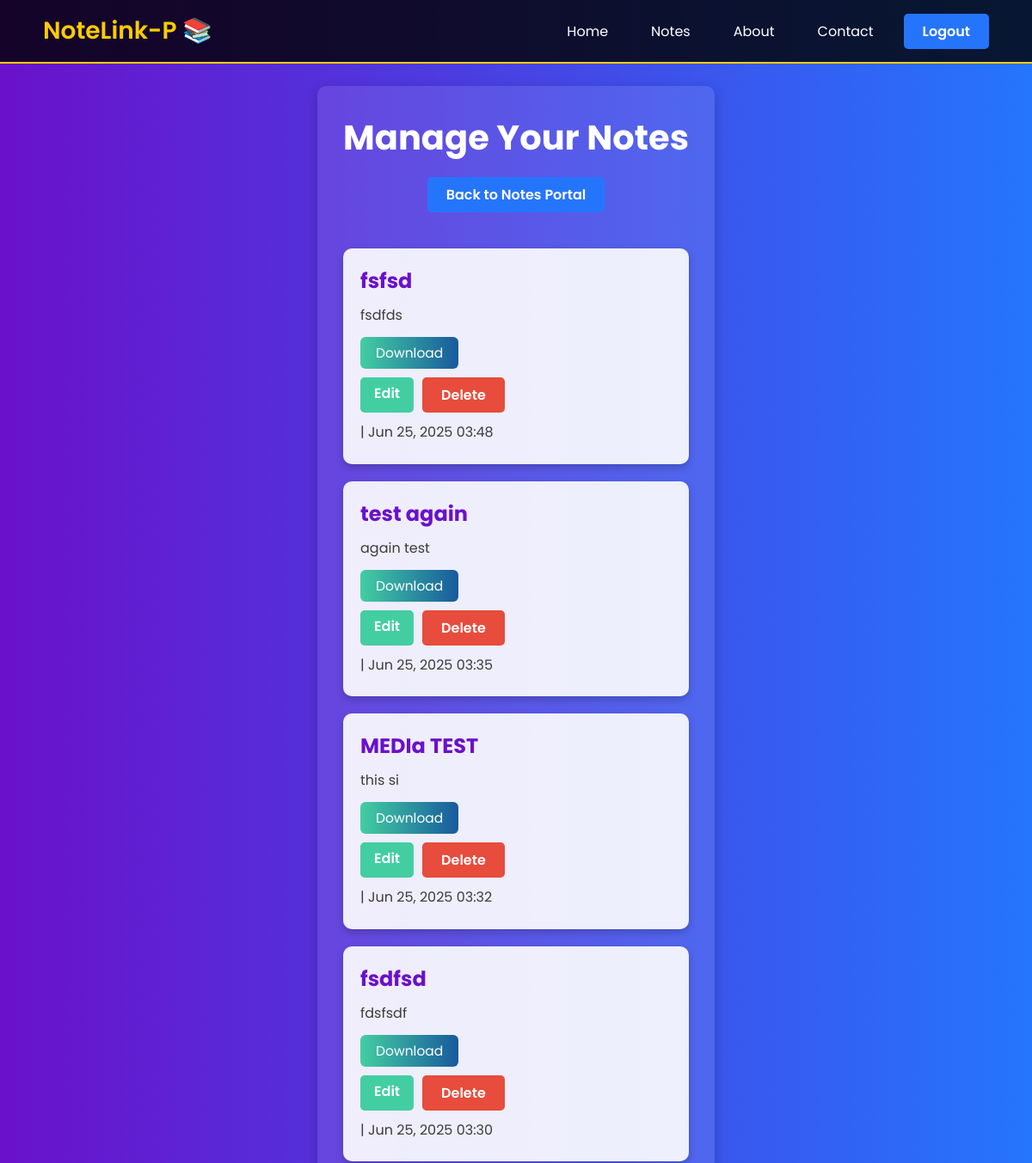
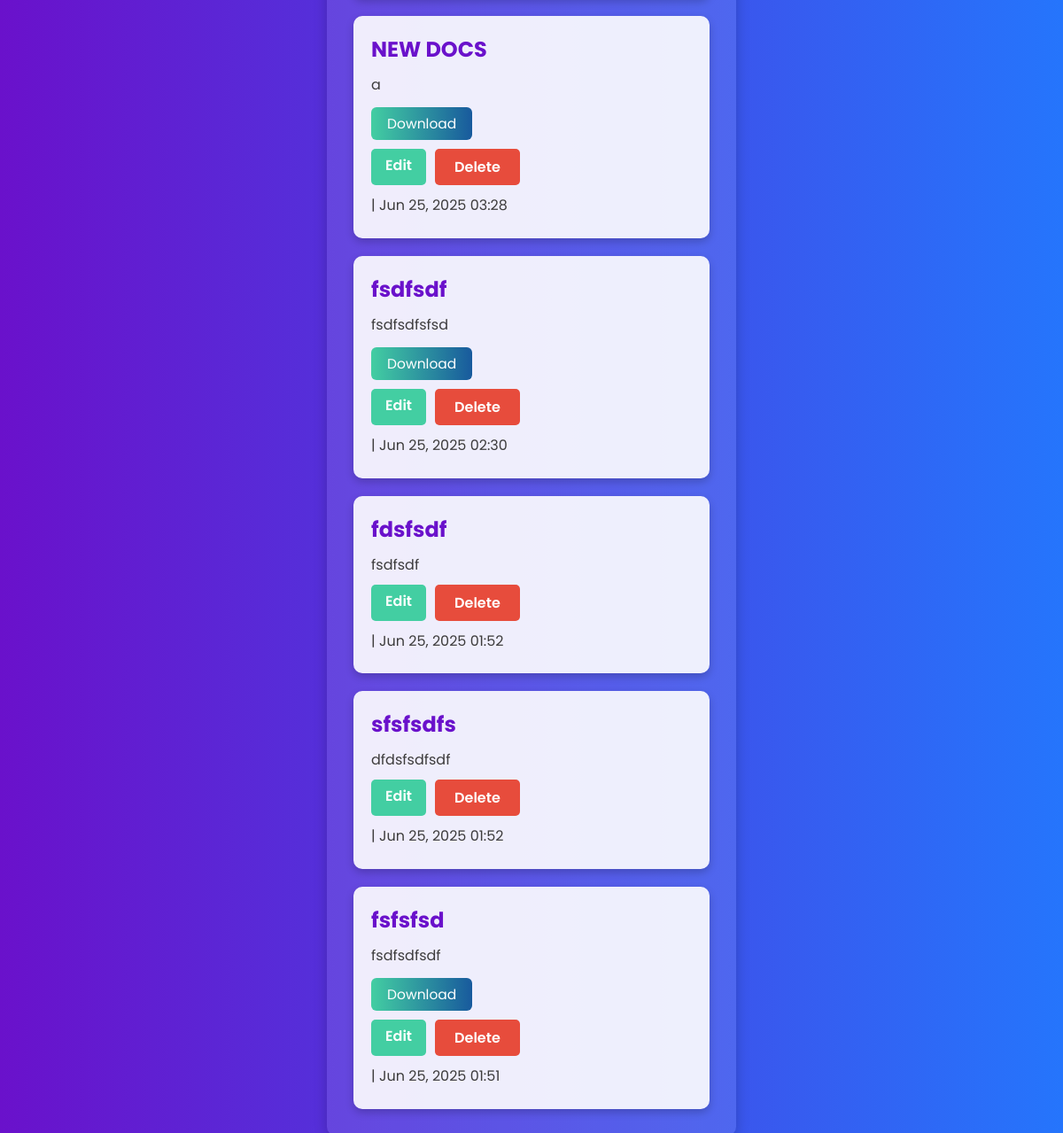
The page /notes/manage/ (signed in) on the database its author committed (2 pictures, top to bottom).
### notes/models.py (models this page shows, shortened)
class Note(models.Model):
    title = models.CharField(max_length=200)
    content = models.TextField()
    file_upload = models.FileField(upload_to='media/notes/notes_file', blank=True, null=True)
    author = models.ForeignKey(CustomUser, on_delete=models.CASCADE)
    created_at = models.DateTimeField(auto_now_add=True)

### notes/views.py (the view)
# urls.py: path('manage/', views.note_list, name='note_list'),
@login_required
def note_list(request):
    notes = Note.objects.filter(author=request.user).order_by('-created_at')
    return render(request, 'notes/note_list.html', {'notes': notes})

### templates/notes/note_list.html (shortened to what this page needs)
{% extends 'base.html' %}
{% load static %}
{% block link %}
<link rel="stylesheet" href="{% static 'Note/notes.css' %}">
{% endblock %}
{% block content %}
<div class="notes-background">
    <div class="container">
        <h1>Manage Your Notes</h1>
        <a href="{% url 'note_home' %}" class="cta" style="margin-bottom: 18px;">Back to Notes Portal</a>
        <div class="notes-grid">
            {% for note in notes %}
            <div class="note-card">
                <h2>{{ note.title }}</h2>
                <p>{{ note.content|truncatewords:20 }}</p>
                {% if note.file_upload %}
                    <a href="{{ note.file_upload.url }}" download class="download-btn">Download</a>
                {% endif %}
                <div style="margin-top: 10px; display: flex; gap: 10px;">
                    <a href="{% url 'note_edit' note.id %}" class="edit-btn">Edit</a>
                    <a href="{% url 'note_delete' note.id %}" class="delete-btn">Delete</a>
                </div>
                <p class="note-meta">
                    | {{ note.created_at|date:"M d, Y H:i" }}
                </p>
            </div>
            {% empty %}
            <p>You have not shared any notes yet.</p>
            {% endfor %}
        </div>
    </div>
</div>
{% endblock %}

### static/Base/base.css (style rules this page uses)
* { margin: 0; padding: 0; box-sizing: border-box; }
body { font-family: 'Poppins', sans-serif; background-color: #f4f4f9; height: 100vh; overflow-x: hidden; }
.cta { background-color: #ffcc00; color: black; border: none; padding: 10px 15px; cursor: pointer; font-weight: 600; border-radius: 5px; transition: background 0.3s ease, transform 0.3s ease; }

### static/Note/notes.css (style rules this page uses)
* { margin: 0; padding: 0; box-sizing: border-box; font-family: 'Poppins', sans-serif; }
.notes-background { background: linear-gradient(to right, #6a11cb, #2575fc); min-height: 100vh; display: flex; justify-content: center; align-items: flex-start; padding-top: 100px; color: #fff; text-align: center; }
.notes-background .container { max-width: 1200px; padding: 30px; background: rgba(255, 255, 255, 0.1); border-radius: 10px; box-shadow: 0 4px 15px rgba(0, 0, 0, 0.2); }
.notes-background h1 { font-size: 2.5rem; margin-bottom: 1rem; font-weight: 700; color: #fff; }
.notes-background p { font-size: 1.2rem; margin-bottom: 2rem; color: #ddd; line-height: 1.6; }
.notes-grid { display: grid; grid-template-columns: repeat(auto-fit, minmax(300px, 1fr)); gap: 20px; margin-top: 6%; }
.note-card { background: rgba(255, 255, 255, 0.9); padding: 20px; border-radius: 10px; box-shadow: 0 4px 10px rgba(0, 0, 0, 0.2); text-align: left; color: #333; transition: transform 0.3s ease, box-shadow 0.3s ease; }
.note-card h2 { font-size: 1.5rem; margin-bottom: 0.5rem; color: #6a11cb; }
.note-card p { margin-top: 11px; font-size: 1rem; margin-bottom: 0.3rem; line-height: 1.5; color: #3d3c3c; }
.download-btn { display: inline-block; padding: 7px 18px; background: linear-gradient(90deg, #43cea2 0%, #185a9d 100%); color: #fff; border: none; border-radius: 6px; font-size: 0.97rem; text-decoration: none; margin-top: 8px; transition: background 0.2s; }
.edit-btn { background: #43cea2; color: #fff; border-radius: 5px; padding: 6px 16px; text-decoration: none; font-weight: 600; transition: background 0.2s; }
.delete-btn { background: #e74c3c; color: #fff; border-radius: 5px; padding: 8px 22px; text-decoration: none; font-weight: 600; transition: background 0.2s; border: none; cursor: pointer; font-size: 1rem; }
.cta { background: #2575fc; color: #fff; border-radius: 5px; padding: 8px 22px; text-decoration: none; font-weight: 600; transition: background 0.2s; border: none; cursor: pointer; font-size: 1rem; display: inline-block; }

### rows shown on the page
Note: title "fsfsd", content "fsdfds", created_at "Jun 25, 2025 03:48"
Note: title "test again", content "again test", created_at "Jun 25, 2025 03:35"
Note: title "MEDIa TEST", content "this si", created_at "Jun 25, 2025 03:32"
Note: title "fsdfsd", content "fdsfsdf", created_at "Jun 25, 2025 03:30"
Note: title "NEW DOCS", content "a", created_at "Jun 25, 2025 03:28"
Note: title "fsdfsdf", content "fsdfsdfsfsd", created_at "Jun 25, 2025 02:30"
Note: title "fdsfsdf", content "fsdfsdf", created_at "Jun 25, 2025 01:52"
Note: title "sfsfsdfs", content "dfdsfsdfsdf", created_at "Jun 25, 2025 01:52"
Note: title "fsfsfsd", content "fsdfsdfsdf", created_at "Jun 25, 2025 01:51"
